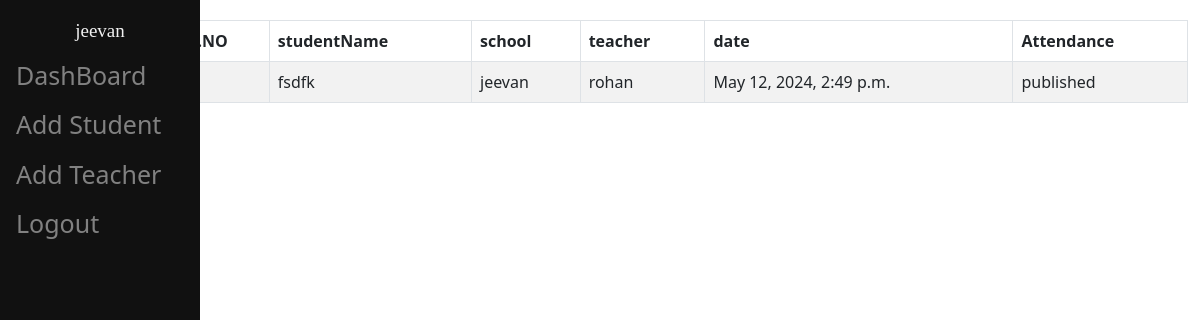
The app's page /school/student-attendance (signed in) with its own data.
### Auth/models.py (models this page shows)
class User(AbstractUser):
    name=models.CharField(max_length=60)
    types=models.CharField(max_length=50,choices=ROLES,default="admin")
    def __str__(self):
        return self.username

### student/models.py (models this page shows, shortened)
class StudentAttendance(models.Model):
	school=models.ForeignKey('school.SchoolProfileModel',on_delete=models.CASCADE)
	studentClass=models.ForeignKey('student.StudentClass',on_delete=models.CASCADE)
	studentName=models.ForeignKey('student.StudentProfileModel',on_delete=models.CASCADE)
	teacher=models.ForeignKey('teacher.TeacherProfileModel',on_delete=models.CASCADE)
	section=models.CharField(max_length=10)
	status = models.CharField(max_length=10, choices=STATUS_CHOICES, default='draft', null=True, blank=True)
	publish = models.DateTimeField(default=timezone.now)
	created = models.DateTimeField(auto_now_add=True)
	updated = models.DateTimeField(auto_now=True)

class StudentProfileModel(models.Model):
    author=models.ForeignKey('Auth.User',on_delete=models.CASCADE,related_name="StudentUsers",null=True)
    name=models.CharField(max_length=100)
    phoneNo=models.BigIntegerField()
    address=models.TextField()
    email=models.EmailField()
    pinCode=models.IntegerField(null=True,blank=True)
    dob=models.DateField(null=True,blank=True)
    stuState=models.ForeignKey('student.state',on_delete=models.CASCADE,related_name="StuState",null=True,blank=True)
    stuCity=models.ForeignKey('student.city',on_delete=models.CASCADE,related_name="StuCity",null=True,blank=True)
    gender=models.CharField(max_length=30,choices=GENDER_CHOICES)
    profile=models.ImageField(upload_to="studentImage",blank=True,null=True)
    category=models.CharField(max_length=30,choices=CATEGORY_CHOICES)
    authAdmin=models.OneToOneField(User,on_delete=models.CASCADE,related_name="StudentAdmin",null=True)
    schoolName=models.ForeignKey('school.SchoolProfileModel',on_delete=models.CASCADE,related_name="studentschols",null=True,blank=True)
    fatherName = models.CharField(null=True, blank=True,max_length=50)
    motherName = models.CharField(null=True, blank=True,max_length=50)
    totalFamilyIncome = models.PositiveIntegerField(null=True, blank=True)
    totalFamilyMember=models.IntegerField(null=True,blank=True)
    status = models.CharField(max_length=10, choices=STATUS_CHOICES, default='draft', null=True, blank=True)
    publish = models.DateTimeField(default=timezone.now)
    created = models.DateTimeField(auto_now_add=True)
    updated = models.DateTimeField(auto_now=True)
    def __str__(self):
        return self.name

### school/models.py (models this page shows, shortened)
class SchoolProfileModel(models.Model):
    name=models.CharField(max_length=100)
    slug=models.SlugField(max_length=100,blank=True)
    address = models.TextField(null=True, blank=True)
    author = models.ForeignKey('Auth.User', on_delete=models.SET_NULL, related_name='authorSProfile', null=True, blank=True)
    authAdmin = models.OneToOneField('Auth.User',on_delete=models.CASCADE, related_name='authAdminSPM', null=True, blank=True)
    udiseCode=models.CharField(null=True,blank=True,unique=True,max_length=70)
    district=models.CharField(null=True,blank=True,max_length=100)
    block=models.CharField(null=True,blank=True,max_length=100)
    village=models.CharField(null=True,blank=True,max_length=100)
    schoolLogo=models.ImageField(upload_to="schoolLogo",null=True,blank=True)
    pinCode=models.IntegerField(null=True,blank=True)
    schoolCategory=models.CharField(null=True,blank=True,max_length=50)
    principalName=models.CharField(null=True,blank=True,max_length=50)
    principalMobile=models.BigIntegerField(null=True,blank=True)
    principalEmail=models.EmailField(null=True,blank=True,max_length=50)
    spocName=models.CharField(null=True,blank=True,max_length=50)
    spocMobile=models.BigIntegerField(null=True,blank=True)
    spocEmail=models.EmailField(null=True,blank=True,max_length=50)
    publish = models.DateTimeField(default=timezone.now)
    created = models.DateTimeField(auto_now_add=True)
    updated = models.DateTimeField(auto_now=True)
    status = models.CharField(max_length=10, choices=STATUS_CHOICES, default='draft')
    def __str__(self):
        return self.name

### teacher/models.py (models this page shows)
class TeacherProfileModel(models.Model):
    name=models.CharField(max_length=80)
    author=models.ForeignKey('Auth.User',on_delete=models.CASCADE)
    email=models.EmailField()
    phoneNo=models.BigIntegerField()
    schoolName=models.ForeignKey('school.SchoolProfileModel',on_delete=models.CASCADE,related_name="teacherSchool")
    profile=models.ImageField(upload_to="teacherProfile",null=True,blank=True)
    address=models.TextField()
    city=models.ForeignKey('student.city',on_delete=models.CASCADE,related_name="teacherCity")
    state=models.ForeignKey('student.state',on_delete=models.CASCADE,related_name="teacherState")
    role=models.CharField(max_length=100)
    teachOfClass=models.CharField(max_length=20)
    totalOfStudent=models.ManyToManyField('student.StudentProfileModel',null=True,blank=True)
    def __str__(self):
        return self.name

### school/views.py (the view)
# urls.py: path('student-attendance',views.StudentAttendanceView,name="studentAttendanceList")
def StudentAttendanceView(request):
    stuData=StudentAttendance.objects.filter(school__author=request.user,status='published')
    context={
        'stuData':stuData
    }
    return render(request,"base/studentattendance.html",context)

### school/templates/base/studentattendance.html
{% extends 'base/schoolBase.html' %}
{% block content %}
<table class="table table-bordered table-striped">
    <thead>
      <tr>
        <th scope="col">S.NO</th>
        <th scope="col">studentName</th>
        <th scope="col">school</th>
        <th scope="col">teacher</th>
        <th scope="col">date</th>
        <th scope="col">Attendance</th>
      </tr>
    </thead>
    <tbody>
        {% for StudAttend in stuData %}
      <tr>
        <th scope="row">{{forloop.counter}}</th>
        <td>{{StudAttend.studentName}}</td>
        <td>{{StudAttend.school}}</td>
        <td>{{StudAttend.teacher}}</td>
        <td>{{StudAttend.created}}</td>
        <td>{{StudAttend.status}}</td>
      </tr>
      {% endfor %}
    </tbody>
  </table>
{% endblock %}

### school/templates/base/schoolBase.html (shortened to what this page needs)
{% load static %}
<!DOCTYPE html>
<html lang="en">
<head>
    <link rel="stylesheet" href="{% static 'css/style.css' %}">
    <link href="https://cdn.datatables.net/v/dt/dt-2.0.7/datatables.min.css" rel="stylesheet">
    <link href="https://cdn.jsdelivr.net/npm/bootstrap@5.0.2/dist/css/bootstrap.min.css" rel="stylesheet">
</head>
<body>
    {% if request.user.types == "school" %}
    <div class="main">
    <header class="NavContainer">
        <div class="container">
            <div class="row">
                <div class="col-12 ">
                    <div class="sidenav">
                            <div class="head_info">
                                <div class="SchoolInfo">
                                <h5>{{request.user}}</h5>
                                </div>
                            </div>
                        <nav >
                            <ul class="nav">
                                <li class="nav-item">
                                    <a href="{% url 'school:Dashboard' %}" class="nav-link">DashBoard</a>
                                </li>
                                <li class="nav-item">
                                    <a href="{% url 'school:SchoolStudent' %}" class="nav-link">Add Student</a>
                                </li>
                                <li class="nav-item">
                                    <a href="{% url 'school:addteacher' %}" class="nav-link">Add Teacher</a>
                                </li>
                                <li class="nav-item">
                                    <a href="{% url 'Auth:Logout' %}" class="nav-link">Logout</a>
                                </li>
                            </ul>
                        </nav>
                    </div>
                </div>
            </div>
        </div>
    </header>
    <section class="MainContainer">
        <div class="container">
            <div class="row ">
                <div class="col-12">
                    {% block content  %}
                    {% endblock %}
                </div>
            </div>
        </div>
    </section>
    </div>
 <footer>
    <h2>Footer</h2>
 </footer>
 {% endif %}
</body>
</html>

### school/static/css/style.css (style rules this page uses)
.NavContainer .sidenav { height:100%; width: 200px; position: fixed; z-index:1; top:0; left:0; background-color:#111; overflow-x:hidden; padding-top:20px; }
.sidenav .head_info .SchoolInfo { display: flex; justify-content: center; align-items: center; gap: 12px; }
.sidenav .head_info .SchoolInfo h5 { color: #f1f1f1; font-size: 19px; font-family: Cambria, Cochin, Georgia, Times, 'Times New Roman', serif; }
.sidenav a { padding:6px 8px 6px 16px; text-decoration: none; font-size:25px; color: #818181; display:block; }
.main { display: flex; justify-content:space-around; gap: 30px; margin:20px 0px; width: 100%; }
.NavContainer { width: 12%; }
.MainContainer { width: 90%; }

### records on screen
StudentAttendance: studentName "fsdfk", school "jeevan", teacher "rohan", created "May 12, 2024, 2:49 p.m.", status "published"

### other values on screen
{{ request.user }} "jeevan"
